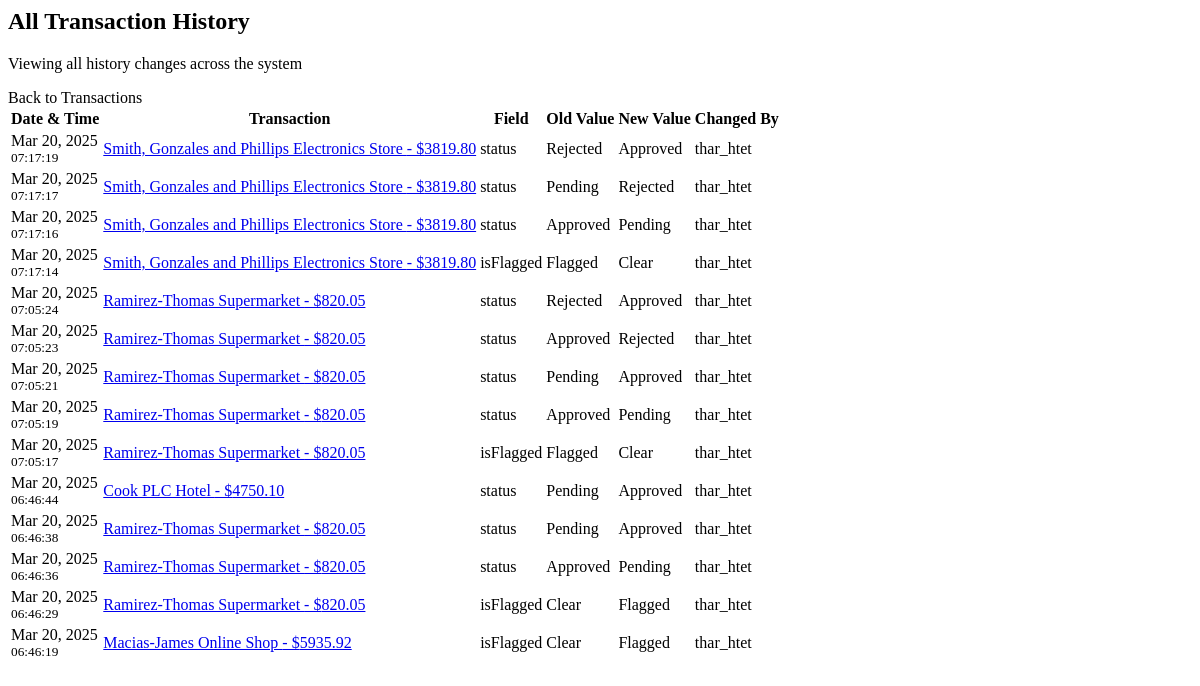
The page /all-history/ (signed in) on the database as committed earlier.
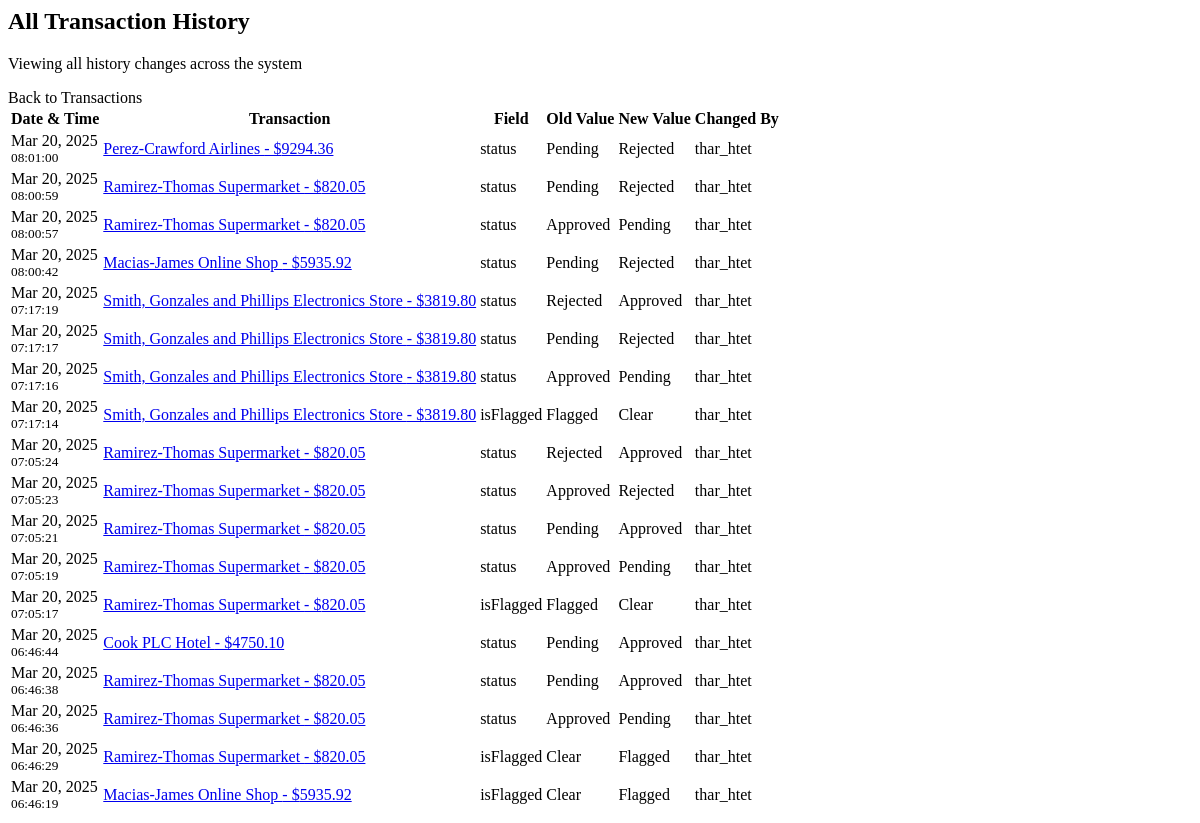
The same page on the database as committed later.
### auditApp/models.py (models this page shows, shortened)
class TransactionHistory(models.Model):
    transaction = models.ForeignKey('Transaction', on_delete=models.CASCADE, related_name='history')
    changed_by = models.ForeignKey(User, on_delete=models.SET_NULL, null=True)
    changed_at = models.DateTimeField(auto_now_add=True)
    field_name = models.CharField(max_length=100)
    old_value = models.CharField(max_length=255, null=True)
    new_value = models.CharField(max_length=255, null=True)
    class Meta:
        ordering = ['-changed_at']

class Transaction(models.Model):
    STATUS_CHOICES = [
        ('Approved', 'Approved'),
        ('Pending', 'Pending'),
        ('Rejected', 'Rejected'),
    ]
    amount = models.DecimalField(max_digits=10, decimal_places=2, validators=[MinValueValidator(0)],null=False, blank=False)
    status = models.CharField(max_length=255, choices=STATUS_CHOICES, null=False, blank=False,default='Pending')
    timestamp = models.DateTimeField(auto_now_add=True)
    merchant = models.CharField(max_length=255, null=False, blank=False)
    isFlagged = models.BooleanField(default=False,null=True, blank=True)
    approved_by = models.ForeignKey(User, on_delete=models.SET_NULL, null=True, blank=True)

### auditApp/views.py (the view)
# urls.py: path('all-history/', views.all_transaction_history, name='all_history'),
@login_required
def all_transaction_history(request):
    try:
        history = TransactionHistory.objects.all().select_related(
            'transaction', 'changed_by'
        ).order_by('-changed_at')
        paginator = Paginator(history, 20)  # Show 20 entries per page
        page = request.GET.get('page', 1)
        history_entries = paginator.get_page(page)
        if request.headers.get('HX-Request'):
            return render(request, 'partials/all_history.html', {
                'history': history_entries
            })
        return render(request, 'partials/all_history.html', {
            'history': history_entries
        })
    except Exception as e:
        messages.error(request, str(e))
        return redirect('home')

### auditApp/templates/partials/all_history.html (shortened to what this page needs)
{% if history %}
<div class="row mb-4">
    <div class="col">
        <h2 class="page-header">
            All Transaction History
        </h2>
        <p class="text-muted mb-0">
            Viewing all history changes across the system
        </p>
    </div>
    <div class="col-auto">
        <a hx-get="{% url 'home' %}"
            hx-target="#transaction-container"
            hx-swap="innerHTML"
            class="btn btn-outline-primary">
            Back to Transactions
        </a>
    </div>
</div>
<div class="table-responsive">
    <table class="table table-hover">
        <thead>
            <tr>
                <th>Date & Time</th>
                <th>Transaction</th>
                <th>Field</th>
                <th>Old Value</th>
                <th>New Value</th>
                <th>Changed By</th>
            </tr>
        </thead>
        <tbody>
            {% for entry in history %}
            <tr>
                <td>
                    <span class="text-muted">
                        {{ entry.changed_at|date:"M d, Y" }}
                    </span>
                    <br>
                    <small class="text-muted">
                        {{ entry.changed_at|time:"H:i:s" }}
                    </small>
                </td>
                <td>
                    <a href="#" class="text-primary"
                       hx-get="{% url 'transaction_detail' entry.transaction.id %}"
                       hx-target="#modal-content"
                       data-bs-toggle="modal"
                       data-bs-target="#transactionModal">
                        {{ entry.transaction.merchant }} - ${{ entry.transaction.amount }}
                    </a>
                </td>
                <td>
                    <span class="fw-medium">{{ entry.field_name }}</span>
                </td>
                <td>
                    {% if entry.field_name == 'status' %}
                        <span class="badge {% if entry.old_value == 'Approved' %}bg-success{% elif entry.old_value == 'Pending' %}bg-warning{% else %}bg-danger{% endif %}">
                            {{ entry.old_value }}
                        </span>
                    {% elif entry.field_name == 'isFlagged' %}
                        <span class="badge {% if entry.old_value == 'True' %}bg-danger{% else %}bg-success{% endif %}">
                            {% if entry.old_value == 'True' %}Flagged{% else %}Clear{% endif %}
                        </span>
                    {% else %}
                        {{ entry.old_value }}
                    {% endif %}
                </td>
                <td>
                    {% if entry.field_name == 'status' %}
                        <span class="badge {% if entry.new_value == 'Approved' %}bg-success{% elif entry.new_value == 'Pending' %}bg-warning{% else %}bg-danger{% endif %}">
                            {{ entry.new_value }}
                        </span>
                    {% elif entry.field_name == 'isFlagged' %}
                        <span class="badge {% if entry.new_value == 'True' %}bg-danger{% else %}bg-success{% endif %}">
                            {% if entry.new_value == 'True' %}Flagged{% else %}Clear{% endif %}
                        </span>
                    {% else %}
                        {{ entry.new_value }}
                    {% endif %}
                </td>
                <td>
                    <span class="text-muted">
                        {{ entry.changed_by.username }}
                    </span>
                </td>
            </tr>
            {% endfor %}
        </tbody>
    </table>
</div>
{% else %}
<div class="alert alert-info" role="alert">
    <i class="fas fa-info-circle me-2"></i>No history records found.
</div>
{% endif %}

Rows that differ between the two databases and show on the page:
added TransactionHistory: changed_at "Mar 20, 2025", changed_at "08:01:00", transaction.merchant "Perez-Crawford Airlines", transaction.amount "9294.36", field_name "status", old_value "Pending", new_value "Rejected", changed_by.username "thar_htet"
added TransactionHistory: changed_at "Mar 20, 2025", changed_at "08:00:59", transaction.merchant "Ramirez-Thomas Supermarket", transaction.amount "820.05", field_name "status", old_value "Pending", new_value "Rejected", changed_by.username "thar_htet"
added TransactionHistory: changed_at "Mar 20, 2025", changed_at "08:00:57", transaction.merchant "Ramirez-Thomas Supermarket", transaction.amount "820.05", field_name "status", old_value "Approved", new_value "Pending", changed_by.username "thar_htet"
added TransactionHistory: changed_at "Mar 20, 2025", changed_at "08:00:42", transaction.merchant "Macias-James Online Shop", transaction.amount "5935.92", field_name "status", old_value "Pending", new_value "Rejected", changed_by.username "thar_htet"
